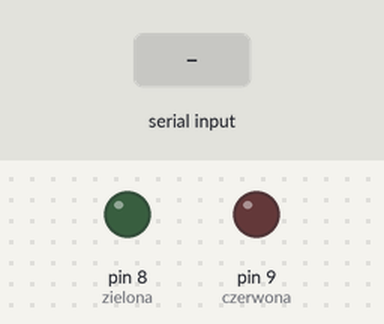
A sketch run on a simulated Arduino Uno, built with avr-gcc and run on an emulated ATmega328P. Parts: output pins drawn as LEDs (lit = HIGH). Inputs (shaded band) come from the test bench.

Above: at 1.2 s.
1.3 s: "zielona\n" received over Serial
At 1.9 s:
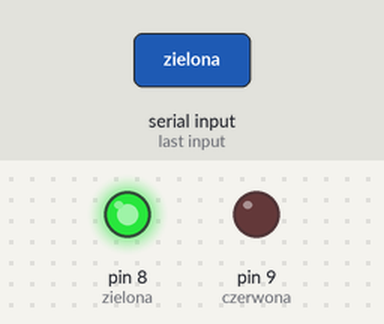
3.8 s: "czerwona\n" received over Serial
At 4.6 s:
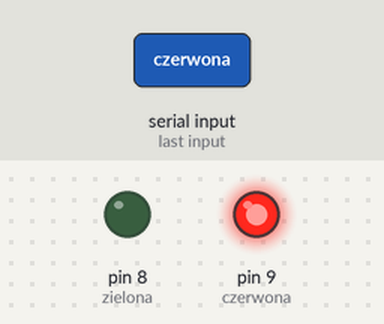
Timing chart, 0 to 6.8 s (numbered marks = the images above; inputs shaded):
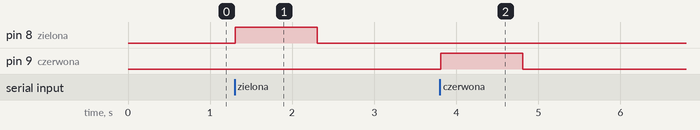

The sketch:

PortSzeregowy.ino
```cpp
#define zielona 8
#define czerwona 9

void setup() {
  Serial.begin(9600); //Uruchomienie komunikacji

  pinMode(zielona, OUTPUT); //Konfiguracja wyjść
  pinMode(czerwona, OUTPUT);

  digitalWrite(zielona, LOW); //Wyłączamy diody
  digitalWrite(czerwona, LOW);
}

void loop() {
  if(Serial.available() > 0) { //Czy Arduino odebrało dane

    //Jeśli tak, to odczytujemy je do znaku końca linii i zapisz w zmiennej odebraneDane
    String odebraneDane = Serial.readStringUntil('\n');
    int wybranaDioda = odebraneDane == "zielona" ? zielona : odebraneDane == "czerwona" ? czerwona : NULL;

    if (wybranaDioda == NULL) {
      Serial.println("Wpisz \"zielona\" lub \"czerwona\", Misiu Pysiu!");
      return;
    }

    digitalWrite(wybranaDioda, HIGH);
    delay(1000);
    digitalWrite(wybranaDioda, LOW);
  }
}
```

Measured:
- after the input at 1.3 s, pin 8 (zielona): LOW → HIGH at once, → LOW 1.0 s later
- after the input at 3.8 s, pin 9 (czerwona): LOW → HIGH at once, → LOW 1.0 s later
